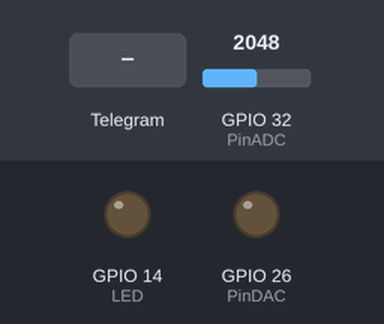
This sketch was run on a simulated ESP32. Shown: output pins drawn as LEDs (lit = HIGH). Inputs (shaded band) come from the test bench; at power-on: GPIO 32 (PinADC) = 2048. What the sketch prints to the serial monitor is not drawn.

Above: at 3.2 s.
3.3 s: Telegram message "/enciende" received
At 4.3 s:
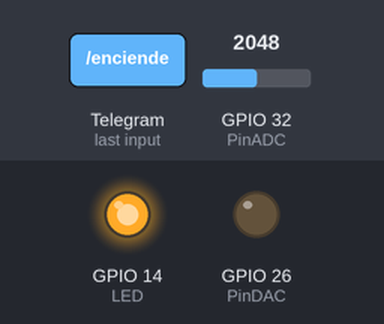
4.8 s: Telegram message "/apaga" received
At 5.6 s:
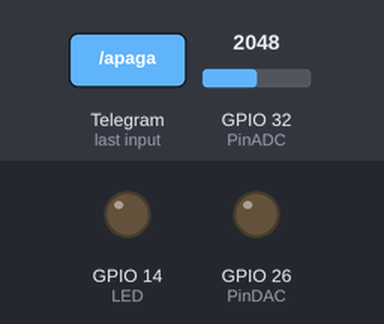
Timing chart, 0 to 7.8 s (numbered marks = the images above; inputs shaded):
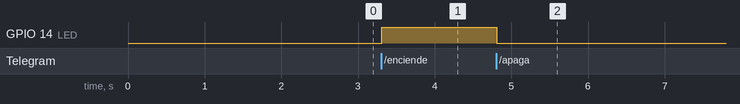

Measured:
- after the input at 3.3 s, GPIO 14 (LED): LOW → HIGH at once
- after the input at 4.8 s, GPIO 14 (LED): HIGH → LOW at once

The sketch:

BOT.ino
```cpp
/* Mini práctica 9: Bots
   Objetivos:
   1. Usando un bot propio de Telegram, realice lo siguiente:
      a. Con base en el control de lazo cerrado PID, escribir el setpoint. Observar
         mediante el serial plotter el comportamiento del PID.
      b. Encender y apagar el LED 1.
      c. Solicitar el voltaje de la fotorresistencia con un comando del bot.

  Código creado por los alumnos
  - Paredes Zamudio Luis Daniel @Wallsified
  - González Arceo Carlos Eduardo @Carlos-crea

*/

#include "CTBot.h"
#include "DHT.h"

#define LED 14
#define PinPhoto 34 //LDR en la placa
#define PinDAC 26
#define PinADC 32
#define PinPOT 35

const double kp = 2 , ki = 0.25 , kd = 0.005;
const float constante = 0.6; //para el voltaje
const int umbral = 3000;

unsigned long currentTime, previousTime;
double elapsedTime;
double lastError, P_Error, I_Error, D_Error;
double inPut, outPut;
float setPoint = 0;

CTBot myBot;

String ssid = "Clase_IoT";
String pass =  "0123456789";
String token = "5533017969:AAHjuVYZHczNLjjzORZA1G9RJ3TTrOzlQmo"; //Token del bot

void setup() {
  Serial.begin(115200);
  pinMode(LED , OUTPUT);
  digitalWrite(LED, LOW);
  pinMode(PinPhoto, INPUT);
  pinMode(PinDAC, OUTPUT);
  pinMode(PinADC, INPUT);
  pinMode(PinPOT, INPUT);

  myBot.wifiConnect(ssid, pass);
  myBot.setTelegramToken(token);
  delay(500);

  if (myBot.testConnection()) {
    Serial.print("Conectado");//Comprobamos que el bot este conectado.
  }

}

void loop() {
  inPut = (3.3 / 4096.0) * analogRead(PinADC); //Se lee el voltaje del sensor

  currentTime = millis(); //Se guarda el tiempo actual
  elapsedTime = currentTime - previousTime; //Se calcula el tiempo transcurrido

  P_Error = setPoint - inPut; //Se  obtiene el error proporcional
  I_Error += P_Error * elapsedTime; //Se obtiene el error Integral
  D_Error = (P_Error - lastError) / elapsedTime; //Se obtiene el error derivativo
  outPut = (kp * P_Error) + (ki * I_Error) + (kd * D_Error); //Se calcula la salida del controlador

  lastError = P_Error;
  previousTime = currentTime; //Actualizamos los valores de error y tiempo

  dacWrite(PinDAC, outPut);

  Serial.println("\n Input: ");
  Serial.print(inPut);
  Serial.print(",");
  Serial.print("Setpoint: ");
  Serial.print(setPoint);

  TBMessage msg;

  if (myBot.getNewMessage(msg)) { //Revisamos si el bot recivio un mensaje

    if (msg.text.equalsIgnoreCase("/start")) { //comando para comprobar que esta en servicio el bot
      myBot.sendMessage(msg.sender.id, "Bienvenido, ya puede mandar sus instrucciones");

    } else  if (msg.text.equalsIgnoreCase("/resistencia")) { //comando para pedir la fotoresistencia.

      float sensor = 3.3 / 4096.0 * analogRead(PinPhoto); //Voltaje = x / Flash Size
      String messVolt = "El Voltaje en la fotoresistencia es de: " + String(sensor) + "V";
      myBot.sendMessage(msg.sender.id, messVolt);

    } else  if (msg.text.equalsIgnoreCase("/enciende")) { //Comando para encender el LED 1

      digitalWrite(LED, HIGH);
      String respuesta2 = "LED encendido";
      myBot.sendMessage(msg.sender.id, respuesta2);

    } else  if (msg.text.equalsIgnoreCase("/apaga")) { //Comando para apagar el LED 1.

      digitalWrite(LED, LOW);
      String respuesta3 = "LED apagado";
      myBot.sendMessage(msg.sender.id, respuesta3);

    } else  if (msg.text.toFloat() > 0 && msg.text.toFloat() <= 3.3) { //Aceptamos numeros entre 0 y 3.3 para setpoint
      float newPot = msg.text.toFloat();
      setPoint = newPot;
      myBot.sendMessage(msg.sender.id, "Setpoint establecido");
    }
  }

  delay(50);

}
```
